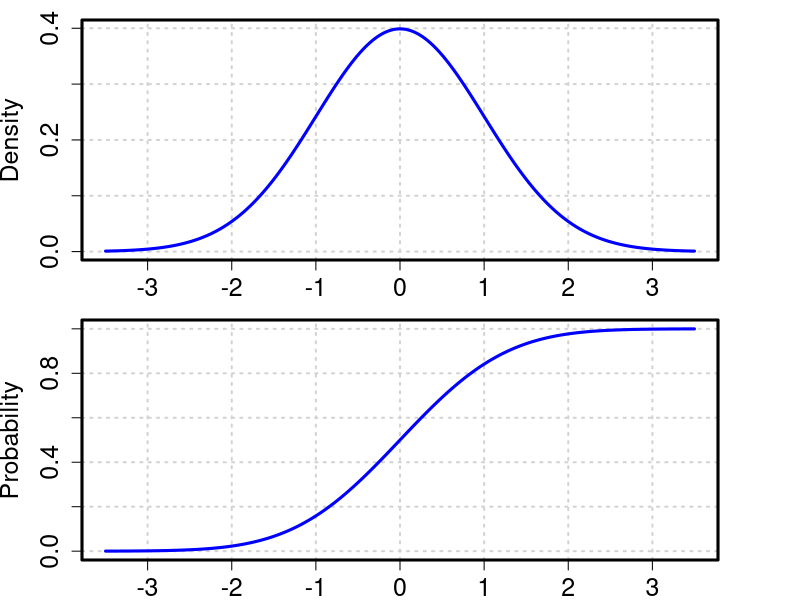
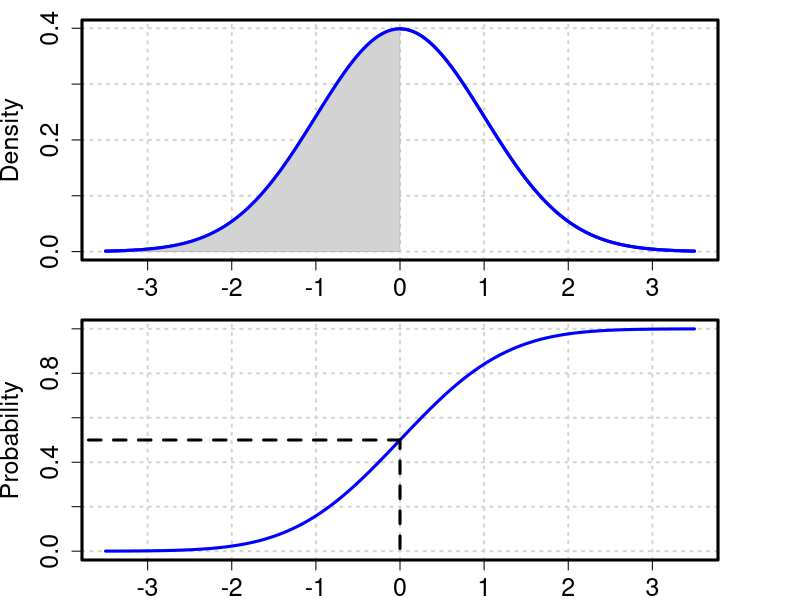
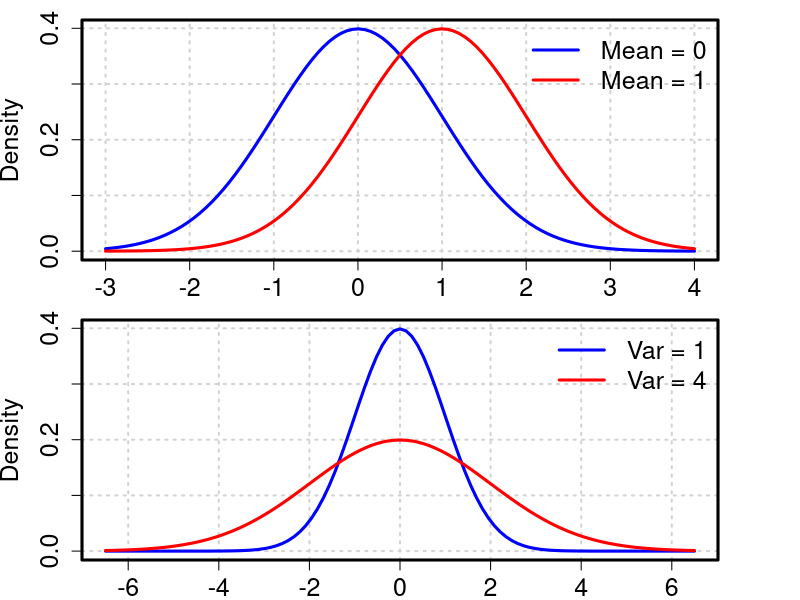
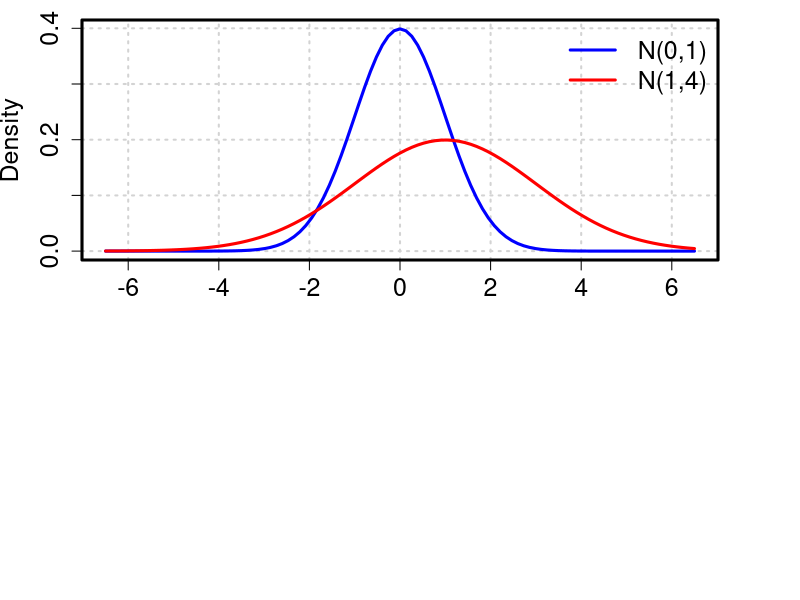

Source code (R) for these figures, in order:
## ---- chunk 1
par(mfrow=c(2,1), mar = c(2,4.1,1,4.1))
# draw a plot of the N(0,1) PDF
x <- seq(-3.5,3.5,length=200)
pdf <- dnorm(x)
plot(x,pdf,
      type = "l",
      cex.axis = 1.5, 
      cex.lab = 1.5, 
      xlim = c(-3.5, 3.5),
      ylab = "Density",
      xlab = " ",
      col = "blue",
      lwd = 3,
      panel.first = grid(nx = NULL, 
                        ny = NULL, 
                        col = "lightgray", 
                        lty = "dotted", 
                        lwd = 2)) 
box(which = "plot", 
    lty = "solid", 
    lwd = 3)
# draw a plot of the N(0,1) CDF
x <- seq(-3.5,3.5,length=200)
cdf <- pnorm(x)
plot(x,cdf,
      type = "l",
      cex.axis = 1.5, 
      cex.lab = 1.5, 
      xlim = c(-3.5, 3.5),
      ylab = "Probability",
      xlab = " ",
      col = "blue",
      lwd = 3,
      panel.first = grid(nx = NULL, 
                        ny = NULL, 
                        col = "lightgray", 
                        lty = "dotted", 
                        lwd = 2)) 
box(which = "plot", 
    lty = "solid", 
    lwd = 3)

## ---- chunk 2
par(mfrow=c(2,1), mar = c(2,4.1,1,4.1))
# draw a plot of the N(0,1) PDF

x <- seq(-3.5,3.5,length=200)
pdf <- dnorm(x)
plot(x,pdf,
      type = "l",
      cex.axis = 1.5, 
      cex.lab = 1.5, 
      xlim = c(-3.5, 3.5),
      ylab = "Density",
      xlab = " ",
      col = "blue",
      lwd = 3,
      panel.first = grid(nx = NULL, 
                        ny = NULL, 
                        col = "lightgray", 
                        lty = "dotted", 
                        lwd = 2)) 
box(which = "plot", 
    lty = "solid", 
    lwd = 3)

# The shaded area
xshade <- seq(-3.5,0,length=200)
pdfshade <- dnorm(xshade)
polygon(c(-3.5,xshade,0),c(0,pdfshade,0), col="lightgray", lwd = 0.1)
lines(x,pdf,
      lwd = 3,
      col="blue")

# draw a plot of the N(0,1) CDF
x <- seq(-3.5,3.5,length=200)
cdf <- pnorm(x)
plot(x,cdf,
      type = "l",
      cex.axis = 1.5, 
      cex.lab = 1.5, 
      xlim = c(-3.5, 3.5),
      ylab = "Probability",
      xlab = " ",
      col = "blue",
      lwd = 3,
      panel.first = grid(nx = NULL, 
                        ny = NULL, 
                        col = "lightgray", 
                        lty = "dotted", 
                        lwd = 2)) 
box(which = "plot", 
    lty = "solid", 
    lwd = 3)

segments(0, -1, 0, pnorm(0), col = "black", lty = 2, lwd = 3)
segments(-4, pnorm(0), 0, pnorm(0), col = "black", lty = 2, lwd = 3)
## ---- chunk 3
# draw a plot of the N(0,1) PDF
curve(dnorm(x),
      cex.axis = 1.5, 
      cex.lab = 1.5, 
      xlim = c(-3.,4 ),
      ylab = "Density",
      col = "blue",
      lwd = 3,
      panel.first = grid(nx = NULL, 
                        ny = NULL, 
                        col = "lightgray", 
                        lty = "dotted", 
                        lwd = 2)) 
box(which = "plot", 
    lty = "solid", 
    lwd = 3)
curve(dnorm(x,mean = 1, sd = 1),
      col = "red",
      lwd = 3,
      add = T)
# add a legend
legend("topright",
       as.character(c("Mean = 0","Mean = 1")), 
       col = c("blue","red") , 
       lwd = 3,
      bty = "n",
       cex = 1.5)

## ---- chunk 4
# draw a plot of the N(0,1) PDF
curve(dnorm(x),
      cex.axis = 1.5, 
      cex.lab = 1.5, 
      xlim = c(-6.5,6.5),
      ylab = "Density",
      col = "blue",
      lwd = 3,
      panel.first = grid(nx = NULL, 
                        ny = NULL, 
                        col = "lightgray", 
                        lty = "dotted", 
                        lwd = 2)) 
box(which = "plot", 
    lty = "solid", 
    lwd = 3)
curve(dnorm(x,mean = 0, sd = 2),
      col = "red",
      lwd = 3,
      add = T)
# add a legend
legend("topright",
       as.character(c("Var = 1","Var = 4")), 
       col = c("blue","red") , 
       lwd = 3,
      bty = "n",
       cex = 1.5)

## ---- chunk 5
# draw a plot of the N(0,1) PDF
curve(dnorm(x),
      cex.axis = 1.5, 
      cex.lab = 1.5, 
      xlim = c(-6.5,6.5),
      ylab = "Density",
      col = "blue",
      lwd = 3,
      panel.first = grid(nx = NULL, 
                        ny = NULL, 
                        col = "lightgray", 
                        lty = "dotted", 
                        lwd = 2)) 
box(which = "plot", 
    lty = "solid", 
    lwd = 3)
curve(dnorm(x,mean = 1, sd = 2),
      col = "red",
      lwd = 3,
      add = T)
# add a legend
legend("topright",
       as.character(c("N(0,1)","N(1,4)")), 
       col = c("blue","red") , 
       lwd = 3,
       bty = "n",
       cex = 1.5)

